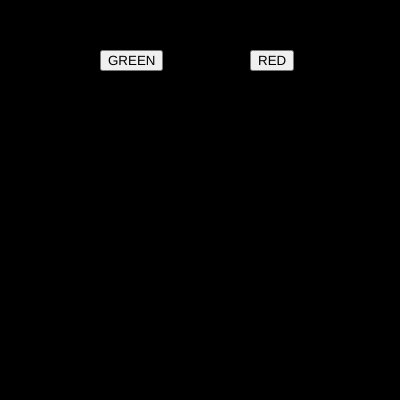
Frame 1 (no input)
Frame 60 (no input): identical to frame 1, image omitted
Frame 120 (the mouse pressed at the canvas centre since frame 60): identical to frame 1, image omitted

The p5.js sketch that drew this single still picture (run headless with seeded random() and noise() and a simulated clock; from frame 60 on, the mouse is pressed at the canvas centre):

// p5.js sketch
// ── sketch.js
var btn_red;
var btn_green;

var r = 0;
var g = 0;
var b = 0;

function setup() {
  createCanvas(400, 400);  

  btn_red=createButton("RED");
  btn_red.position(250,50);
  btn_red.mousePressed(red_bg);

  btn_green=createButton("GREEN");
  btn_green.position(100,50);
  btn_green.mousePressed(green_bg);
}

function draw() {
  background(r,g,b);
}

function red_bg(){

  r = 255;
  g=0;
  b=0;
}

function green_bg(){

  r=0;
  g=255;
  b=0;

}
